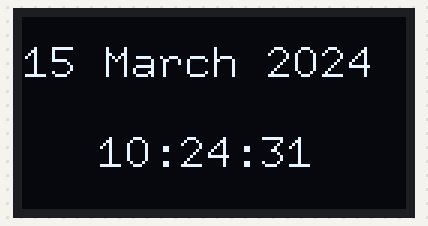
The sketch below on a simulated ESP32. On the bench: 128×64 one-colour display. WiFi joins after 1.5 s; servers stay silent unless stated; the local clock reads 2024-03-15 10:24:30 at power-on unless the sketch sets it; what the sketch prints to the serial monitor is not drawn.

Above: at 1.6 s.
At 5.7 s:
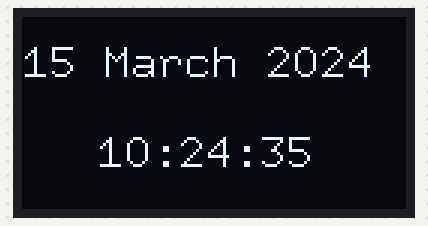
At 9.8 s:
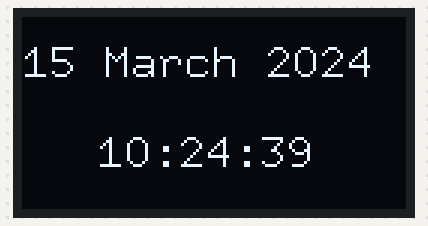
At 20.1 s:
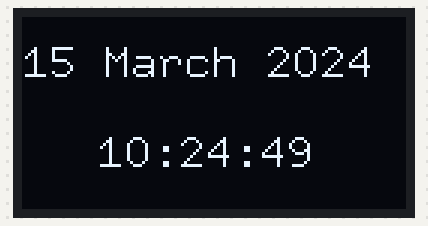
At 28.3 s:
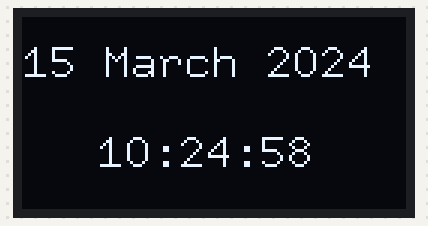
At 38.5 s:
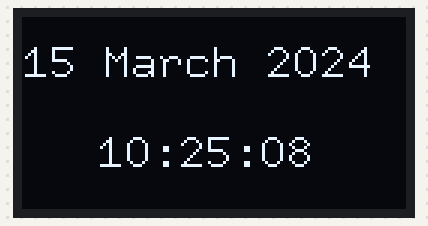

Measured:
- what the display in image 0 shows lasts 1.0 s, from 1.6 s to 2.6 s

The sketch:

NTPClient4.ino
```cpp
// (licence header left out)
#include <WiFi.h>
#include "time.h"
#include <U8g2lib.h>
U8G2_SSD1306_128X64_NONAME_F_SW_I2C u8g2(U8G2_R0, /* clock=*/ 15, /* data=*/ 4, /* reset=*/ 16);


const char* ssid     = "IDNet";
const char* password = "twoninesevenfour";

const char* ntpServer = "pool.ntp.org";
const long  gmtOffset_sec = 0;
const int   daylightOffset_sec = 3600;
char dateStringBuffer[32];
char timeStringBuffer[32];

void setup(){
  Serial.begin(115200);
  u8g2.begin();
  u8g2.clearBuffer();
  // Connect to Wi-Fi
  Serial.print("Connecting to ");
  Serial.println(ssid);
  WiFi.begin(ssid, password);
  while (WiFi.status() != WL_CONNECTED) {
    delay(500);
    Serial.print(".");
  }
  Serial.println("");
  Serial.println("WiFi connected.");

  // Init and get the time
  configTime(gmtOffset_sec, daylightOffset_sec, ntpServer);
  printLocalTime();

  //disconnect WiFi as it's no longer needed
  WiFi.disconnect(true);
  WiFi.mode(WIFI_OFF);
}

void loop(){
  delay(1000);
  printLocalTime();
}

void printLocalTime(){
  struct tm timeinfo;
  if(!getLocalTime(&timeinfo)){
    Serial.println("Failed to obtain time");
    return;
  }
  strftime(dateStringBuffer, 32, "%d %B %Y", &timeinfo);
  Serial.println(dateStringBuffer);
  strftime(timeStringBuffer, 32, " %H:%M:%S", &timeinfo);
  Serial.println(timeStringBuffer);


  u8g2.setFont(u8g2_font_9x18_tf);
  u8g2.setCursor(0,20);
  u8g2.print(dateStringBuffer);
  u8g2.setCursor(16,50);
  u8g2.print(timeStringBuffer);
  u8g2.sendBuffer();

}
```
